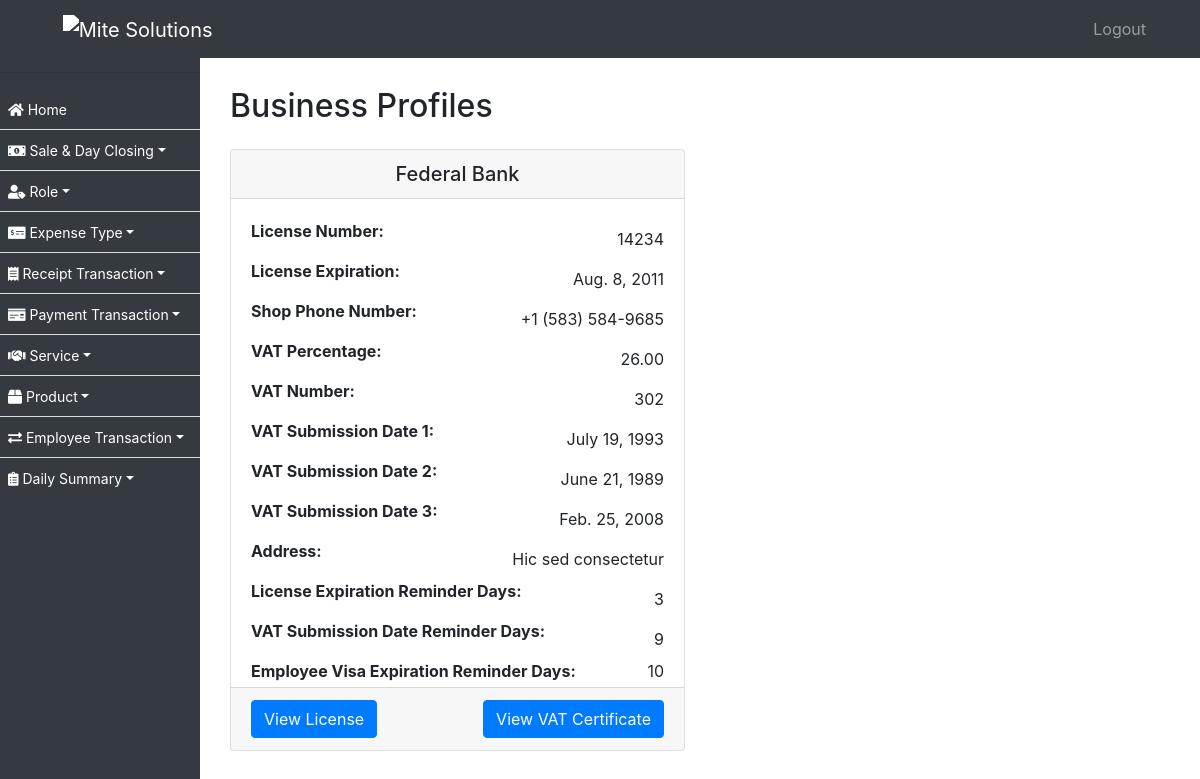
The app's page /business/, older data.
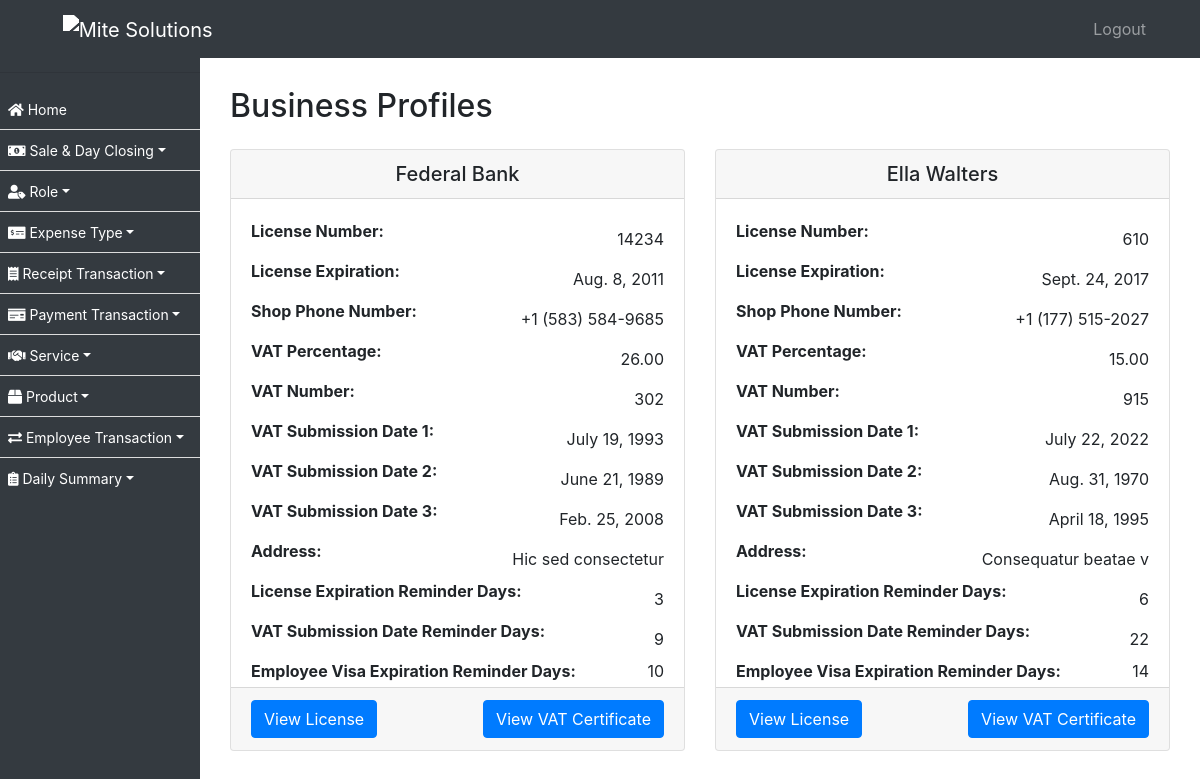
The same page, newer data.
### ezshopapp/models.py (models this page shows, shortened)
class BusinessProfile(models.Model):
    shop = models.ForeignKey(Shop, on_delete=models.CASCADE, null=False, related_name='shop')
    license_number = models.CharField(max_length=255)
    license_expiration = models.DateField(null=True)
    license_upload = models.FileField(upload_to='licenses')
    shop_phone_number = models.CharField(max_length=25)
    vat_percentage = models.DecimalField(max_digits=5, decimal_places=2)
    vat_number = models.CharField(max_length=255)
    vat_submission_date_1 = models.DateField(null=True)
    vat_submission_date_2 = models.DateField(null=True)
    vat_submission_date_3 = models.DateField(null=True)
    vat_certificate_upload = models.FileField(upload_to='vat_certificates')
    address = models.TextField()
    license_expiration_reminder_days = models.PositiveIntegerField(verbose_name='License Expiration Reminder (days)')
    vat_submission_date_reminder_days = models.PositiveIntegerField(verbose_name='VAT Submission Date Reminder (days)')
    employee_visa_expiration_reminder_days = models.PositiveIntegerField(verbose_name='Employee Visa Expiration Reminder (days)')
    created_on = models.DateTimeField(auto_now_add=True, null=True)

class Shop(models.Model):
    name = models.CharField(max_length=255)
    license_number = models.CharField(max_length=50, unique=True)
    num_users = models.PositiveIntegerField(verbose_name='Number of Users')
    vat_remainder = models.BooleanField(default=False, verbose_name='VAT Reminder')
    employee_transaction_window = models.BooleanField(default=False)
    license_expiration_reminder = models.BooleanField(default=False, verbose_name='License Expiration Reminder')
    employee_visa_expiration_reminder = models.BooleanField(default=False, verbose_name='Employee Visa Expiration Reminder')
    employee_passport_expiration_reminder = models.BooleanField(default=False, verbose_name='Employee Passport Expiration Reminder')
    email = models.EmailField(default='')  # Add email field with a default value
    username = models.CharField(max_length=100, default='root')  # Add username field to the Shop model
    password = models.CharField(max_length=100, default='password')  # Add password field to the Shop model
    created_on = models.DateTimeField(auto_now_add=True, null=True)
    def __str__(self):
        return self.name

### ezshopapp/views.py (the view)
# urls.py: path('business/', business_profile_list, name='business_profile_list'),
def business_profile_list(request):
    profiles = BusinessProfile.objects.all()
    return render(request, 'business_profile_list.html', {'profiles': profiles})

### ezshopapp/templates/business_profile_list.html (shortened to what this page needs)
{% extends 'base.html' %}
{% block content %}
<div class="container ml-0">
  <h2 class="mb-3 mt-3">Business Profiles</h2>
  <div class="row ">
    {% for profile in profiles %}
    <div class="col-md-6 mb-4 mt-2">
      <div class="card">
        <div class="card-header"><h5 class="card-title text-center mb-0">{{ profile.shop }}</h5></div>
        <div class="card-body mb-0 pb-0">
          <div class="d-flex justify-content-between align-items-center">
            <p class="card-text"><strong>License Number:</strong></p>
            <p class="card-text">{{ profile.license_number }}</p>
          </div>
          <div class="d-flex justify-content-between align-items-center">
            <p class="card-text"><strong>License Expiration:</strong></p>
            <p class="card-text">{{ profile.license_expiration }}</p>
          </div>
          <div class="d-flex justify-content-between align-items-center">
            <p class="card-text"><strong>Shop Phone Number:</strong></p>
            <p class="card-text">{{ profile.shop_phone_number }}</p>
          </div>
          <div class="d-flex justify-content-between align-items-center">
            <p class="card-text"><strong>VAT Percentage:</strong></p>
            <p class="card-text">{{ profile.vat_percentage }}</p>
          </div>
          <div class="d-flex justify-content-between align-items-center">
            <p class="card-text"><strong>VAT Number:</strong></p>
            <p class="card-text">{{ profile.vat_number }}</p>
          </div>
          <div class="d-flex justify-content-between align-items-center">
            <p class="card-text"><strong>VAT Submission Date 1:</strong></p>
            <p class="card-text">{{ profile.vat_submission_date_1 }}</p>
          </div>
          <div class="d-flex justify-content-between align-items-center">
            <p class="card-text"><strong>VAT Submission Date 2:</strong></p>
            <p class="card-text">{{ profile.vat_submission_date_2 }}</p>
          </div>
          <div class="d-flex justify-content-between align-items-center">
            <p class="card-text"><strong>VAT Submission Date 3:</strong></p>
            <p class="card-text">{{ profile.vat_submission_date_3 }}</p>
          </div>
          <div class="d-flex justify-content-between align-items-center">
            <p class="card-text"><strong>Address:</strong></p>
            <p class="card-text">{{ profile.address }}</p>
          </div>
          <div class="d-flex justify-content-between align-items-center">
            <p class="card-text"><strong>License Expiration Reminder Days:</strong></p>
            <p class="card-text">{{ profile.license_expiration_reminder_days }}</p>
          </div>
          <div class="d-flex justify-content-between align-items-center">
            <p class="card-text"><strong>VAT Submission Date Reminder Days:</strong></p>
            <p class="card-text">{{ profile.vat_submission_date_reminder_days }}</p>
          </div>
          <div class="d-flex justify-content-between align-items-center mb-0">
            <p class="card-text mb-1"><strong>Employee Visa Expiration Reminder Days:</strong></p>
            <p class="card-text mb-1">{{ profile.employee_visa_expiration_reminder_days }}</p>
          </div>
        </div>
        <div class="card-footer mt-0 d-flex justify-content-between align-items-center">
          <button type="button" class="btn btn-primary" data-toggle="modal" data-target="#licenseModal{{ profile.id }}">
            View License
          </button>
          <button type="button" class="btn btn-primary" data-toggle="modal" data-target="#vatCertificateModal{{ profile.id }}">
            View VAT Certificate
          </button>
        </div>
      </div>
    </div>
    {% endfor %}
  </div>
</div>
{% endblock %}

### ezshopapp/templates/base.html (shortened to what this page needs)
{% load static %}
<!DOCTYPE html>
<html lang="en">
<head>
    <link rel="stylesheet" href="https://stackpath.bootstrapcdn.com/bootstrap/4.3.1/css/bootstrap.min.css">
    <link rel="stylesheet" type="text/css" href="https://cdn.datatables.net/1.11.5/css/jquery.dataTables.css">
    <link rel="stylesheet" href="https://use.fontawesome.com/releases/v5.8.2/css/all.css">
    <link rel="stylesheet" href="https://cdn.datatables.net/1.10.24/css/dataTables.bootstrap4.min.css"/>
</head>
<body>
<nav class="navbar navbar-expand-lg navbar-dark bg-dark fixed-top">
    <a class="navbar-brand text-left" href="/home/">
         <img src="https://mitesolutions.com/images/logo.png" class="logo" alt="Mite Solutions" width="5%">
    </a>
    <div class="collapse navbar-collapse" id="navbarNav">
        {% include 'sidebar_mobile.html' %}
    </div>
</nav>
<div id="sidebar">
    <hr/>
    {% include 'sidebar.html' %}
</div>
<div id="content">
    {% block content %}{% endblock %}
</div>
</body>
</html>

### ezshopapp/templates/sidebar_mobile.html (shortened to what this page needs)
<ul class="navbar-nav ml-auto pl-3">
    <li class="nav-item">
        <a class="nav-link" href="{% url 'logout' %}">Logout</a>
    </li>
</ul>

### ezshopapp/templates/sidebar.html (shortened to what this page needs)
 <ul id="font-c" style="max-height: 400px; overflow-y: scroll;">
        <li><a href="/home/"><i class="fas fa-home"></i> Home</a></li>
        <li class="dropdown">
            <a href="#" class="dropdown-toggle" id="saleDropdown" role="button" data-toggle="dropdown" aria-haspopup="true" aria-expanded="false"><i class="fas fa-money-bill-alt"></i> Sale & Day Closing</a>
        </li>
        <li class="dropdown">
            <a href="#" class="dropdown-toggle" id="roleDropdown" role="button" data-toggle="dropdown" aria-haspopup="true" aria-expanded="false"><i class="fas fa-user-tag"></i> Role</a>
        </li>
        <li class="dropdown">
            <a href="#" class="dropdown-toggle" id="expenseTypeDropdown" role="button" data-toggle="dropdown" aria-haspopup="true" aria-expanded="false"><i class="fas fa-money-check-alt"></i> Expense Type</a>
        </li>
        <li class="dropdown">
            <a href="#" class="dropdown-toggle" id="receiptTransactionDropdown" role="button" data-toggle="dropdown" aria-haspopup="true" aria-expanded="false"><i class="fas fa-receipt"></i> Receipt Transaction</a>
        </li>
        <li class="dropdown">
            <a href="#" class="dropdown-toggle" id="paymentTransactionDropdown" role="button" data-toggle="dropdown" aria-haspopup="true" aria-expanded="false"><i class="fas fa-money-check"></i> Payment Transaction</a>
        </li>
        <li class="dropdown">
            <a href="#" class="dropdown-toggle" id="serviceDropdown" role="button" data-toggle="dropdown" aria-haspopup="true" aria-expanded="false"><i class="fas fa-handshake"></i> Service</a>
        </li>
        <li class="dropdown">
            <a href="#" class="dropdown-toggle" id="productDropdown" role="button" data-toggle="dropdown" aria-haspopup="true" aria-expanded="false"><i class="fas fa-box"></i> Product</a>
        </li>
        <li class="dropdown">
            <a href="#" class="dropdown-toggle" id="employeeTransactionDropdown" role="button" data-toggle="dropdown" aria-haspopup="true" aria-expanded="false"><i class="fas fa-exchange-alt"></i> Employee Transaction</a>
        </li>
        <li class="dropdown">
            <a href="#" class="dropdown-toggle" id="dailySummaryDropdown" role="button" data-toggle="dropdown" aria-haspopup="true" aria-expanded="false"><i class="fas fa-clipboard-list"></i> Daily Summary</a>
        </li>
    </ul>

### ezshopapp/templates/base.html (style rules this page uses)
#font-c>li>a { font-size:14px !important; }
body { padding-top: 56px; }
#sidebar { height: 100%; width: 200px; position: fixed; top: 0; left: 0; background-color: #343a40; padding-top: 56px; }
#content { margin-left: 200px; padding: 15px; }
#sidebar ul { list-style: none; padding: 0; }
#sidebar ul li { padding: 8px; border-bottom: 1px solid #ddd; }
#sidebar ul li a { text-decoration: none; color: #fff; }
.navbar-brand { margin-left: 4%; }
.logo { filter: brightness(0) invert(1); margin:0px; }
.navbar-nav.ml-auto { margin-right: 15px; }

Row changes from the older to the newer data that the page shows:
added BusinessProfile: shop "Ella Walters", license_number "610", license_expiration "Sept. 24, 2017", shop_phone_number "+1 (177) 515-2027", vat_percentage "15.00", vat_number "915", vat_submission_date_1 "July 22, 2022", vat_submission_date_2 "Aug. 31, 1970", vat_submission_date_3 "April 18, 1995", address "Consequatur beatae v", license_expiration_reminder_days "6", vat_submission_date_reminder_days "22", employee_visa_expiration_reminder_days "14"
